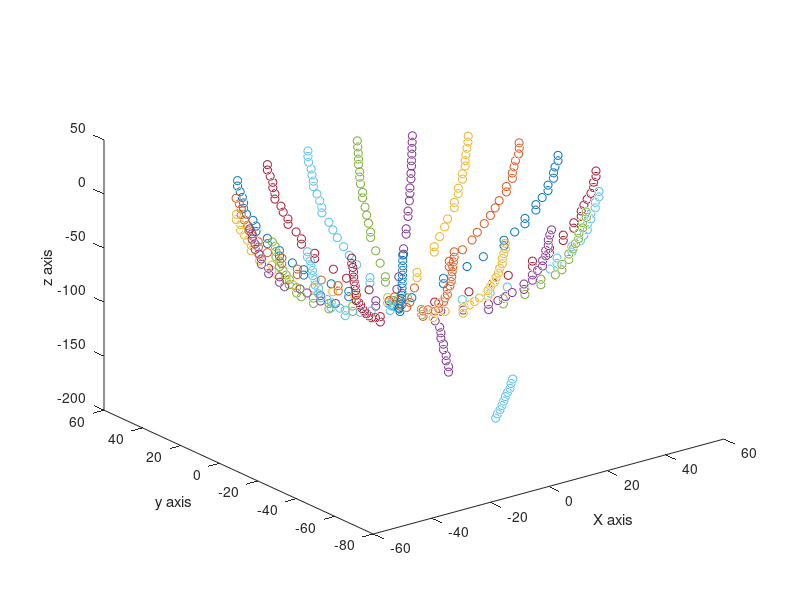

This chart was generated by the following MATLAB code: (Note: this script raises an error after producing the figure.)
clc 
clear all 
close all 

load surfacePoint11171457.mat ;
% Plot raw data
figure; hold on
for spline_ind = 1:size(surfacePoint,3)
    scatter3(surfacePoint(:,1,spline_ind),surfacePoint(:,2,spline_ind),surfacePoint(:,3,spline_ind))
    xlabel('X axis')
    ylabel('y axis')
    zlabel('z axis')
    view(3)

    
end
%%
% Find minimum 
min_z = min(surfacePoint(:,3,:),[],'all'); 
% find index 
[row_ind, spline_ind] = find(surfacePoint(:,3,:) == min_z);
% Find min Z point 
min_point = surfacePoint(row_ind, : , spline_ind);

% add min point to all splines
% for spline_ind = 1:size(surfacePoint,3)
%     first_nan = find(isnan (surfacePoint(:,1,spline_ind)),1, 'first');
%     surfacePoint(first_nan,:,spline_ind) = min_point;
% end

%% Spline interpolation 
% number of equidistant points to use while interpolating. 
n_int_points = 8;

% step size for sampling from splines 
delta_z = 0.5; 
% Sampling in Z dimension 
num_points = round(abs(min_z/delta_z));
z_uniform = linspace(0,min_z,num_points);

points_uniform = zeros(num_points, 3, size(surfacePoint,3));

for spline_ind = 1:size(surfacePoint,3)
    % Choose interpolation points 
    first_nan = find(isnan (surfacePoint(:,1,spline_ind)),1, 'first');
    index_list = round(linspace(1,first_nan-1, n_int_points));

    % Interpolate 
    points_z = surfacePoint(index_list,3,spline_ind);
    points_x = surfacePoint(index_list,1,spline_ind);
    points_y = surfacePoint(index_list,2,spline_ind);
    ppx = spline (points_z,points_x);
    ppy= spline (points_z,points_y);


    % Create Points 
    points_uniform(:,1,spline_ind) = ppval(ppx,z_uniform );
    points_uniform(:,2,spline_ind) = ppval(ppy,z_uniform );
    points_uniform(:,3,spline_ind) = z_uniform;

end
%% Plot results
figure; hold on; 
for i = 1: size(points_uniform, 3)
    plot3(points_uniform(:,1,i),points_uniform(:,2,i),points_uniform(:,3,i),'blue')
    scatter3(points_uniform(:,1,i),points_uniform(:,2,i),points_uniform(:,3,i),'red','*')
    scatter3(surfacePoint(:,1,i),surfacePoint(:,2,i),surfacePoint(:,3,i),'black', 'filled')    
end
legend( 'Splines interpolated', 'Unifrom sample', 'Sampled points')

%%
figure; hold on
for spline_ind = 1:size(surfacePoint,3)
    scatter3(surfacePoint(:,1,spline_ind),surfacePoint(:,2,spline_ind),surfacePoint(:,3,spline_ind))
    view(3)
    drawnow
    
end
%%




